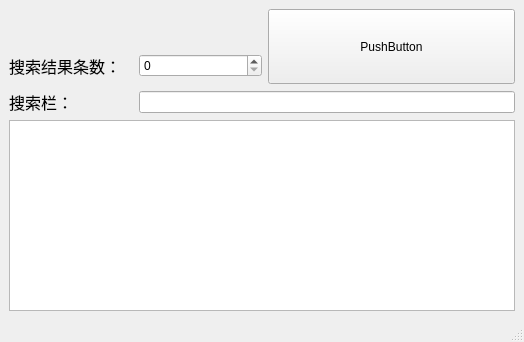
<?xml version="1.0" encoding="UTF-8"?>
<ui version="4.0">
 <class>MainWindow</class>
 <widget class="QMainWindow" name="MainWindow">
  <property name="geometry">
   <rect>
    <x>0</x>
    <y>0</y>
    <width>524</width>
    <height>342</height>
   </rect>
  </property>
  <property name="windowTitle">
   <string>MainWindow</string>
  </property>
  <property name="toolButtonStyle">
   <enum>Qt::ToolButtonTextOnly</enum>
  </property>
  <widget class="QWidget" name="centralwidget">
   <layout class="QGridLayout" name="gridLayout">
    <item row="0" column="2" rowspan="3" colspan="2">
     <widget class="QPushButton" name="pushButton">
      <property name="sizePolicy">
       <sizepolicy hsizetype="Preferred" vsizetype="Preferred">
        <horstretch>0</horstretch>
        <verstretch>0</verstretch>
       </sizepolicy>
      </property>
      <property name="text">
       <string>PushButton</string>
      </property>
     </widget>
    </item>
    <item row="4" column="0" colspan="4">
     <widget class="QTextBrowser" name="textBrowser">
      <property name="font">
       <font>
        <pointsize>12</pointsize>
        <kerning>false</kerning>
       </font>
      </property>
      <property name="acceptRichText">
       <bool>false</bool>
      </property>
      <property name="textInteractionFlags">
       <set>Qt::LinksAccessibleByKeyboard|Qt::LinksAccessibleByMouse|Qt::TextBrowserInteraction|Qt::TextSelectableByKeyboard|Qt::TextSelectableByMouse</set>
      </property>
      <property name="placeholderText">
       <string notr="true"/>
      </property>
      <property name="openExternalLinks">
       <bool>true</bool>
      </property>
     </widget>
    </item>
    <item row="1" column="0">
     <widget class="QLabel" name="label">
      <property name="font">
       <font>
        <pointsize>12</pointsize>
       </font>
      </property>
      <property name="text">
       <string>搜索结果条数：</string>
      </property>
     </widget>
    </item>
    <item row="0" column="0">
     <spacer name="verticalSpacer_2">
      <property name="orientation">
       <enum>Qt::Vertical</enum>
      </property>
      <property name="sizeHint" stdset="0">
       <size>
        <width>20</width>
        <height>40</height>
       </size>
      </property>
     </spacer>
    </item>
    <item row="1" column="1">
     <widget class="QSpinBox" name="spinBox">
      <property name="maximum">
       <number>99999999</number>
      </property>
     </widget>
    </item>
    <item row="3" column="1" colspan="3">
     <widget class="QLineEdit" name="lineEdit"/>
    </item>
    <item row="3" column="0">
     <widget class="QLabel" name="label_2">
      <property name="font">
       <font>
        <pointsize>12</pointsize>
       </font>
      </property>
      <property name="text">
       <string>搜索栏：</string>
      </property>
     </widget>
    </item>
   </layout>
  </widget>
  <widget class="QMenuBar" name="menubar">
   <property name="geometry">
    <rect>
     <x>0</x>
     <y>0</y>
     <width>524</width>
     <height>17</height>
    </rect>
   </property>
  </widget>
  <widget class="QStatusBar" name="statusbar"/>
 </widget>
 <resources/>
 <connections/>
</ui>
